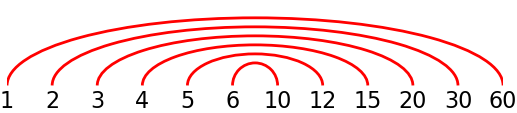

This chart was generated by the following Python code:
import matplotlib.pyplot as plt
import matplotlib.patches as patches
import numpy as np

# Positive divisors of 60
divisors = [1, 2, 3, 4, 5, 6, 10, 12, 15, 20, 30, 60]

# Setting up the plot
fig, ax = plt.subplots()

ax.set_xlim(0, 11)
ax.set_ylim(0, 2.4)
ax.set_aspect(1)  # Set aspect ratio

# ax.set_xlim(0, len(divisors) - 1)
# ax.set_ylim(6.7, 10)
ax.axis('off')

# Plotting the divisors as text without any commas
for i, divisor in enumerate(divisors):
    ax.text(i, 0, str(divisor), fontsize=16, ha='center')

# Connecting numbers into pairs with lines
# for i, divisor in enumerate(divisors):
#     if divisor <= 60 // divisor:
#         partner_index = divisors.index(60 // divisor)
#         ax.plot([i, partner_index], [7, 1], 'r-', lw=2)

for i, divisor in enumerate(divisors):
    if divisor <= 60 // divisor:
        partner_index = divisors.index(60 // divisor)
        # Calculate midpoint and width
        mid = (i + partner_index) / 2
        width = abs(partner_index - i)
        # Ellipse arc
        arc = patches.Arc((mid, 0.5), width, 3 - i*0.4, theta1=0, theta2=180, color='red', lw=2)
        ax.add_patch(arc)


plt.savefig('pairs-of-numbers.png', bbox_inches='tight', pad_inches=0)

# Show the plot
plt.show()